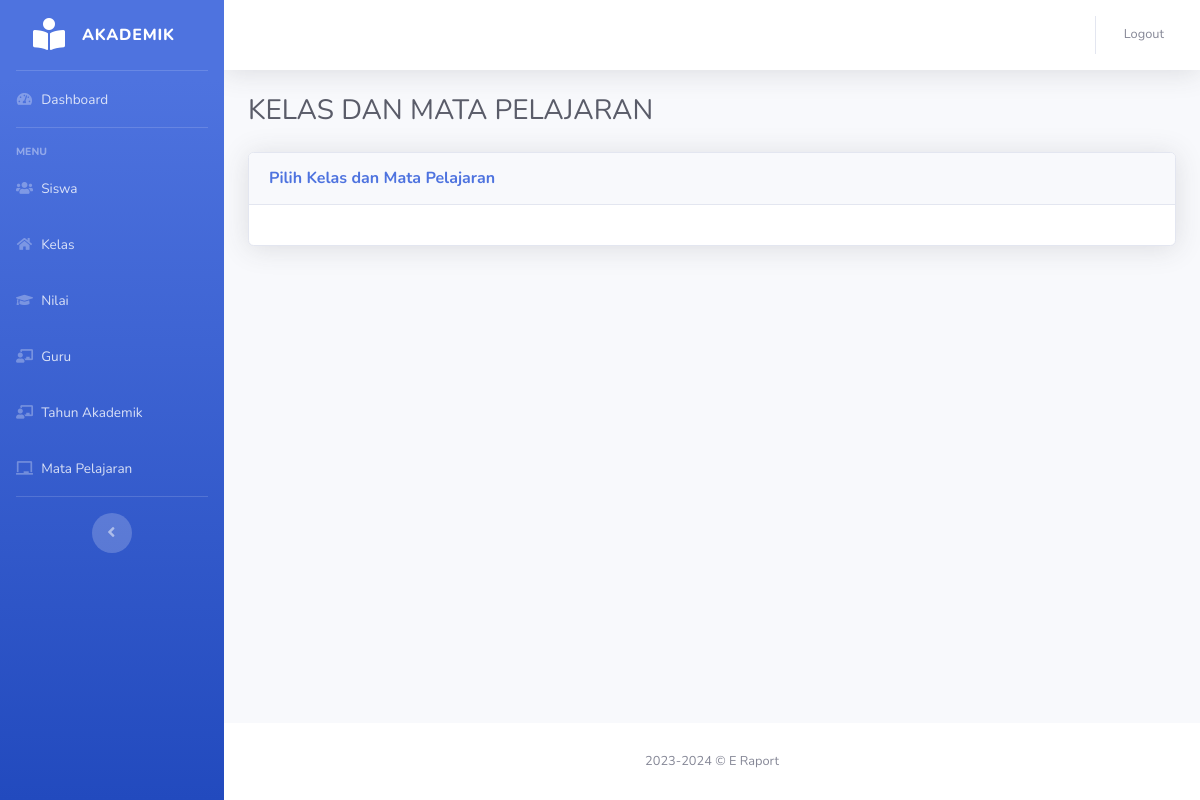
/nilai/tampil-siswa.php, run on an earlier commit of the app's database.
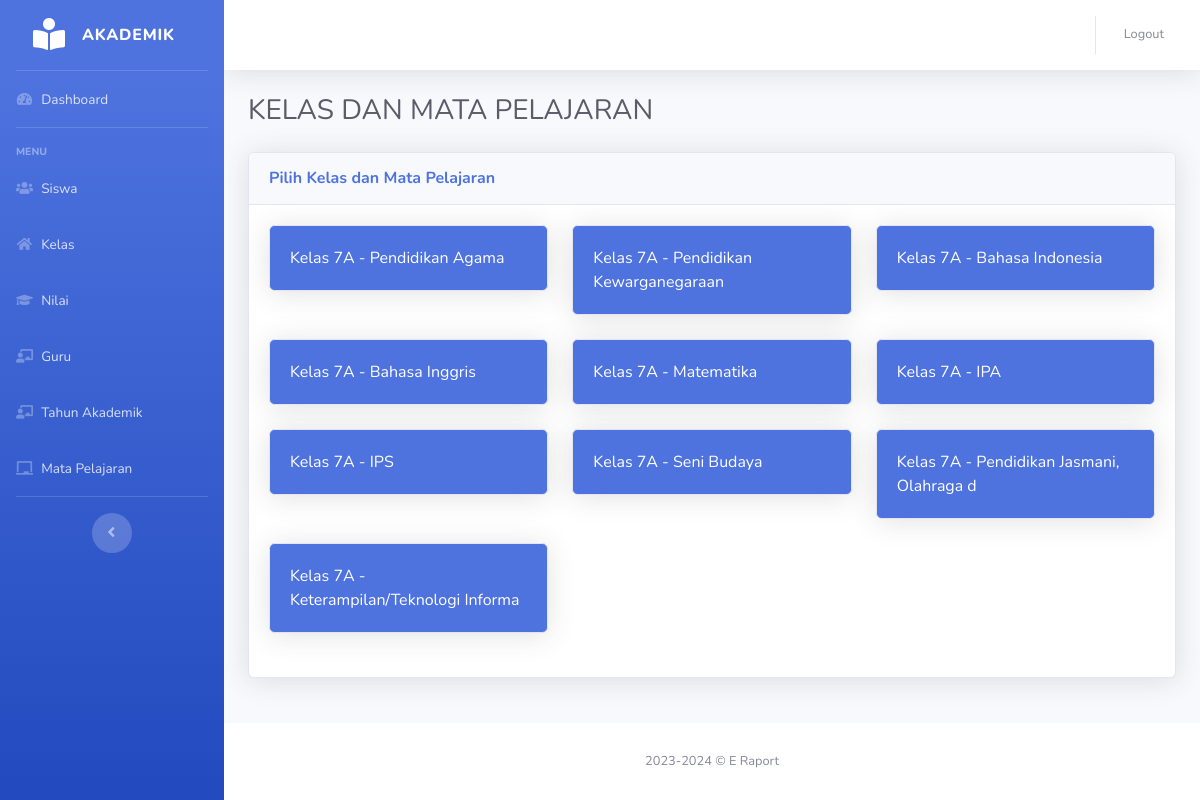
And on a later commit of the database.
### tables this page shows
CREATE TABLE `kelas` (
  `id_kelas` int(11) NOT NULL,
  `nama_kelas` varchar(30) NOT NULL,
  `wali_kelas` varchar(100) DEFAULT NULL
);

CREATE TABLE `mata_pelajaran` (
  `kd_mp` int(11) NOT NULL,
  `nama_mp` varchar(30) DEFAULT NULL
);

### nilai/tampil-siswa.php (the view, shortened to what this page needs)
<?php
$db = dbConnect();
if ($db->connect_errno == 0) {
    $query_kelas = "SELECT id_kelas, nama_kelas FROM kelas";
    $result_kelas = $db->query($query_kelas);
    $query_mapel = "SELECT kd_mp, nama_mp FROM mata_pelajaran";
    $result_mapel = $db->query($query_mapel);
}
?>
<!DOCTYPE html>
<html lang="en">
<head>
    <link href="../assets/vendor/fontawesome-free/css/all.min.css" rel="stylesheet" type="text/css">
    <link href="../assets/css/sb-admin-2.min.css" rel="stylesheet">
    <link href="../assets/vendor/datatables/dataTables.bootstrap4.min.css" rel="stylesheet">
</head>
<body id="page-top">
    <div id="wrapper">
        <?php include_once("../layout/sidebar.php") ?>
        <div id="content-wrapper" class="d-flex flex-column">
            <div id="content">
                <?php include_once("../layout/topbar.php") ?>
                <div class="container-fluid">
                    <h1 class="h3 mb-4 text-gray-800">KELAS DAN MATA PELAJARAN</h1>
                    <div class="card shadow mb-4">
                        <div class="card-header py-3">
                            <h6 class="m-0 font-weight-bold text-primary">Pilih Kelas dan Mata Pelajaran</h6>
                        </div>
                        <div class="card-body">
                            <div class="row">
                                <?php while ($row_kelas = $result_kelas->fetch_assoc()) { ?>
                                    <?php while ($row_mapel = $result_mapel->fetch_assoc()) { ?>
                                        <div class="col-lg-4 mb-4">
                                            <div class="card bg-primary text-white shadow">
                                                <div class="card-body">
                                                    <a href="tampil-nilai.php?id_kelas=<?= $row_kelas['id_kelas']; ?>&kd_mp=<?= $row_mapel['kd_mp']; ?>" class="text-white">
                                                        <?= $row_kelas['nama_kelas']; ?> - <?= $row_mapel['nama_mp']; ?>
                                                    </a>
                                                </div>
                                            </div>
                                        </div>
                                    <?php } ?>
                                <?php } ?>
                            </div>
                        </div>
                    </div>
                </div>
            </div>
            <?php include_once("../layout/footer.php") ?>
        </div>
    </div>
</body>
</html>

What changed in the data, as far as the page shows it:
added kelas: nama_kelas "Kelas 7A"
now on this page (row edited): mata_pelajaran: nama_mp "Pendidikan Agama"
now on this page (row edited): mata_pelajaran: nama_mp "Pendidikan Kewarganegaraan"
now on this page (row unchanged): mata_pelajaran: nama_mp "Bahasa Indonesia"
now on this page (row edited): mata_pelajaran: nama_mp "Bahasa Inggris"
now on this page (row edited): mata_pelajaran: nama_mp "Matematika"
now on this page (row edited): mata_pelajaran: nama_mp "IPA"
now on this page (row edited): mata_pelajaran: nama_mp "IPS"
now on this page (row unchanged): mata_pelajaran: nama_mp "Seni Budaya"
now on this page (row edited): mata_pelajaran: nama_mp "Pendidikan Jasmani, Olahraga d"
now on this page (row edited): mata_pelajaran: nama_mp "Keterampilan/Teknologi Informa"
